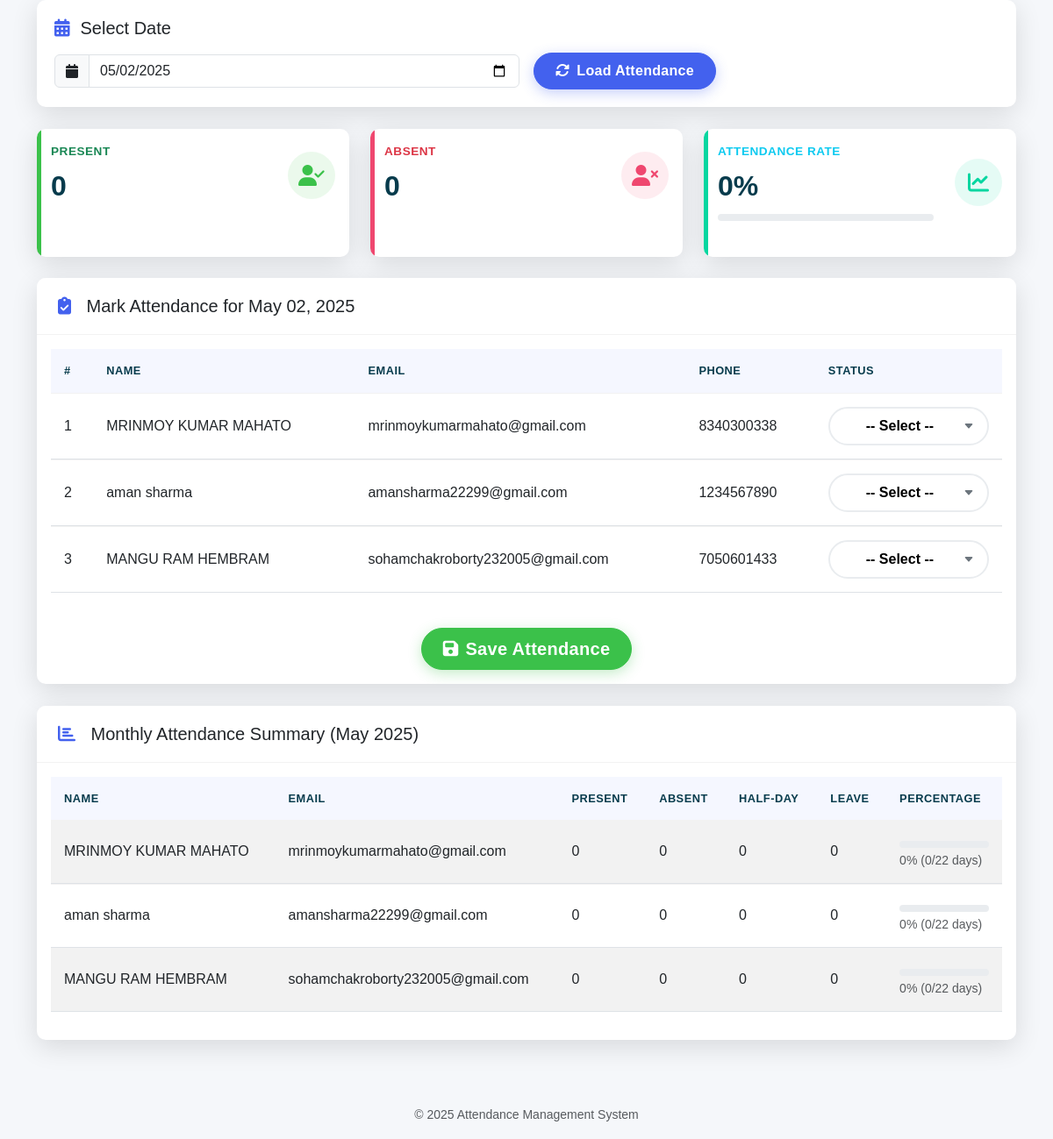
The app's page /php/attendence.php with its own data.
### tables this page shows
CREATE TABLE `members` (
  `id` int(11) NOT NULL,
  `firstname` varchar(50) NOT NULL,
  `lastname` varchar(50) DEFAULT NULL,
  `email` varchar(50) NOT NULL,
  `phoneNumber` varchar(15) NOT NULL,
  `aadharNo` varchar(20) NOT NULL,
  `vehicle` varchar(255) DEFAULT NULL
);

### php/attendence.php (the view, shortened to what this page needs)
<?php
$servername = "localhost";
$username = "root";
$password = "";
$dbname = "final";
$conn = new mysqli($servername, $username, $password, $dbname);
$date = isset($_POST['date']) ? $_POST['date'] : date("Y-m-d");
$month = date("m", strtotime($date));
$year = date("Y", strtotime($date));
$result = $conn->query("SELECT * FROM members");
$members = [];
while ($row = $result->fetch_assoc()) {
    $members[] = $row;
}
$current_attendance = [];
$days_in_month = cal_days_in_month(CAL_GREGORIAN, $month, $year);
?>
<!DOCTYPE html>
<html lang="en">
<head>
    <link rel="stylesheet" href="https://cdnjs.cloudflare.com/ajax/libs/bootstrap/5.3.0/css/bootstrap.min.css">
    <link rel="stylesheet" href="https://cdnjs.cloudflare.com/ajax/libs/font-awesome/6.4.0/css/all.min.css">
    <link rel="stylesheet" href="https://cdnjs.cloudflare.com/ajax/libs/datatables/1.10.21/css/dataTables.bootstrap5.min.css">
    <link rel="stylesheet" href="https://cdnjs.cloudflare.com/ajax/libs/limonte-sweetalert2/11.7.12/sweetalert2.min.css">
</head>
<body>
    <div class="container">
        <div class="row animate-in" style="animation-delay: 0.1s;">
            <div class="col-lg-12">
                <div class="date-selector">
                    <h5 class="mb-3"><i class="fas fa-calendar-alt header-icon"></i>Select Date</h5>
                    <form method="POST" id="dateForm" class="row g-3 align-items-center">
                        <div class="col-md-6">
                            <div class="input-group">
                                <span class="input-group-text"><i class="fas fa-calendar"></i></span>
                                <input type="date" class="form-control" name="date" id="attendance-date" value="<?php echo $date; ?>">
                            </div>
                        </div>
                        <div class="col-md-6">
                            <button type="submit" class="btn btn-primary">
                                <i class="fas fa-sync-alt me-2"></i>Load Attendance
                            </button>
                        </div>
                    </form>
                </div>
            </div>
        </div>
        <div class="row animate-in" style="animation-delay: 0.2s;">
            <?php
            $total_present = 0;
            $total_absent = 0;
            $total_records = 0;
            $attendance_percentage = $total_records > 0 ? round(($total_present / $total_records) * 100, 2) : 0;
            ?>
            <div class="col-xl-4 col-md-6 mb-4">
                <div class="card border-0 stats-card present h-100">
                    <div class="card-body">
                        <div class="row no-gutters align-items-center">
                            <div class="col mr-2">
                                <div class="stats-text text-success mb-1">Present</div>
                                <div class="stats-number"><?php echo $total_present; ?></div>
                            </div>
                            <div class="col-auto">
                                <i class="fas fa-user-check stats-icon"></i>
                            </div>
                        </div>
                    </div>
                </div>
            </div>
            <div class="col-xl-4 col-md-6 mb-4">
                <div class="card border-0 stats-card absent h-100">
                    <div class="card-body">
                        <div class="row no-gutters align-items-center">
                            <div class="col mr-2">
                                <div class="stats-text text-danger mb-1">Absent</div>
                                <div class="stats-number"><?php echo $total_absent; ?></div>
                            </div>
                            <div class="col-auto">
                                <i class="fas fa-user-times stats-icon"></i>
                            </div>
                        </div>
                    </div>
                </div>
            </div>
            <div class="col-xl-4 col-md-6 mb-4">
                <div class="card border-0 stats-card percentage h-100">
                    <div class="card-body">
                        <div class="row no-gutters align-items-center">
                            <div class="col mr-2">
                                <div class="stats-text text-info mb-1">Attendance Rate</div>
                                <div class="stats-number"><?php echo $attendance_percentage; ?>%</div>
                                <div class="progress">
                                </div>
                            </div>
                            <div class="col-auto">
                                <i class="fas fa-chart-line stats-icon"></i>
                            </div>
                        </div>
                    </div>
                </div>
            </div>
        </div>
        <div class="row animate-in" style="animation-delay: 0.3s;">
            <div class="col-lg-12">
                <div class="card">
                    <div class="card-header">
                        <h5 class="m-0 font-weight-bold">
                            <i class="fas fa-clipboard-check header-icon"></i>
                            Mark Attendance for <?php echo date("F d, Y", strtotime($date)); ?>
                        </h5>
                    </div>
                    <div class="card-body">
                        <form method="POST" action="save_attendance.php" id="attendanceForm">
                            <div class="table-responsive">
                                <table class="table table-hover" id="attendanceTable">
                                    <thead>
                                        <tr>
                                            <th>#</th>
                                            <th>Name</th>
                                            <th>Email</th>
                                            <th>Phone</th>
                                            <th>Status</th>
                                        </tr>
                                    </thead>
                                    <tbody>
                                        <?php foreach ($members as $index => $row): ?>
                                            <?php
                                                $status = isset($current_attendance[$row['email']]) ? $current_attendance[$row['email']] : '';
                                            ?>
                                            <tr>
                                                <td><?php echo $index + 1; ?></td>
                                                <td><?php echo $row['firstname'] . ' ' . $row['lastname']; ?></td>
                                                <td><?php echo $row['email']; ?></td>
                                                <td><?php echo $row['phoneNumber']; ?></td>
                                                <td>
                                                    <select name="attendance[<?php echo $row['email']; ?>]" class="select-status" data-email="<?php echo $row['email']; ?>">
                                                        <option value="" <?php echo ($status == '') ? 'selected' : ''; ?>>-- Select --</option>
                                                    </select>
                                                </td>
                                            </tr>
                                        <?php endforeach; ?>
                                    </tbody>
                                </table>
                            </div>
                            <div class="text-center mt-4">
                                <button type="submit" class="btn btn-success btn-lg" id="submitBtn">
                                    <i class="fas fa-save me-2"></i>Save Attendance
                                </button>
                            </div>
                        </form>
                    </div>
                </div>
            </div>
        </div>
        <div class="row animate-in" style="animation-delay: 0.4s;">
            <div class="col-lg-12">
                <div class="card">
                    <div class="card-header">
                        <h5 class="m-0 font-weight-bold">
                            <i class="fas fa-chart-bar header-icon"></i>
                            Monthly Attendance Summary (<?php echo date("F Y", strtotime($date)); ?>)
                        </h5>
                    </div>
                    <div class="card-body">
                        <div class="table-responsive">
                            <table class="table table-striped" id="summaryTable">
                                <thead>
                                    <tr>
                                        <th>Name</th>
                                        <th>Email</th>
                                        <th>Present</th>
                                        <th>Absent</th>
                                        <th>Half-Day</th>
                                        <th>Leave</th>
                                        <th>Percentage</th>
                                    </tr>
                                </thead>
                                <tbody>
                                    <?php
                                    foreach ($members as $row) {
                                        $email = $row['email'];
                                        $name = $row['firstname'] . ' ' . $row['lastname'];
                                        $present = 0;
                                        $absent = 0;
                                        $half_day = 0;
                                        $leave = 0;
                                        $total = 0;
                                        $working_days = 0;
                                        for ($day = 1; $day <= $days_in_month; $day++) {
                                            $check_date = sprintf("%04d-%02d-%02d", $year, $month, $day);
                                            $day_of_week = date("N", strtotime($check_date));
                                            if ($day_of_week < 6) {
                                                $working_days++;
                                            }
                                        }
                                        $percent = $total > 0 ? round(($present / $total) * 100, 2) : 0;
                                        $progress_color = $percent >= 75 ? "bg-success" : ($percent >= 50 ? "bg-warning" : "bg-danger");
                                        echo "<tr>
                                                <td>$name</td>
                                                <td>$email</td>
                                                <td>$present</td>
                                                <td>$absent</td>
                                                <td>$half_day</td>
                                                <td>$leave</td>
                                                <td>
                                                    <div class='progress' data-bs-toggle='tooltip' title='$percent%'>
                                                        <div class='progress-bar $progress_color' role='progressbar' style='width: $percent%'
                                                             aria-valuenow='$percent' aria-valuemin='0' aria-valuemax='100'></div>
                                                    </div>
                                                    <small class='text-muted mt-1 d-block'>$percent% ($total/$working_days days)</small>
                                                </td>
                                              </tr>";
                                    }
                                    ?>
                                </tbody>
                            </table>
                        </div>
                    </div>
                </div>
            </div>
        </div>
        <footer class="mt-5 mb-3 text-center text-muted">
            <small>&copy; <?php echo date('Y'); ?> Attendance Management System</small>
        </footer>
    </div>
</body>
</html>

### php/attendence.php (style rules this page uses)
:root { --primary-color: #4361ee; --secondary-color: #3bc14a; --danger-color: #ef476f; --warning-color: #ffd166; --info-color: #06d6a0; --dark-color: #073b4c; --light-color: #f8f9fa; --muted-color: #6c757d; --border-radius: 10px; --box-shadow: 0 8px 30px rgba(0, 0, 0, 0.12); --transition: all 0.3s ease; }
body { font-family: 'Nunito', sans-serif; background-color: #f5f7fa; overflow-x: hidden; }
.card { border: none; border-radius: var(--border-radius); box-shadow: var(--box-shadow); margin-bottom: 25px; overflow: hidden; transition: var(--transition); }
.card-header { background-color: white; border-bottom: 1px solid rgba(0, 0, 0, 0.05); padding: 1.25rem 1.5rem; display: flex; align-items: center; justify-content: space-between; }
.header-icon { margin-right: 0.75rem; color: var(--primary-color); }
.btn { border-radius: 50px; padding: 0.5rem 1.5rem; font-weight: 600; letter-spacing: 0.3px; transition: var(--transition); }
.btn-primary { background-color: var(--primary-color); border-color: var(--primary-color); box-shadow: 0 4px 15px rgba(67, 97, 238, 0.3); }
.btn-success { background-color: var(--secondary-color); border-color: var(--secondary-color); box-shadow: 0 4px 15px rgba(59, 193, 74, 0.3); }
.table { border-collapse: separate; border-spacing: 0; }
.table thead th { background-color: rgba(67, 97, 238, 0.05); color: var(--dark-color); font-weight: 700; text-transform: uppercase; font-size: 0.8rem; letter-spacing: 0.5px; padding: 15px; border: none; }
.table tbody tr { transition: var(--transition); }
.table td { padding: 15px; vertical-align: middle; border-top: 1px solid rgba(0, 0, 0, 0.05); }
.select-status { border: 2px solid #e9ecef; border-radius: 50px; padding: 8px 20px; width: 100%; font-weight: 600; transition: var(--transition); text-align: center; background: white; -webkit-appearance: none; background-repeat: no-repeat; background-position: calc(100% - 15px) center; background-size: 12px; padding-right: 40px; }
.progress { height: 8px; border-radius: 50px; margin-top: 8px; background-color: #e9ecef; overflow: hidden; }
.stats-card { border-radius: var(--border-radius); position: relative; overflow: hidden; transition: var(--transition); }
.stats-card:before { content: ''; position: absolute; top: 0; left: 0; width: 5px; height: 100%; transition: var(--transition); }
.stats-card.present:before { background-color: var(--secondary-color); }
.stats-card.absent:before { background-color: var(--danger-color); }
.stats-card.percentage:before { background-color: var(--info-color); }
.stats-icon { width: 54px; height: 54px; display: flex; align-items: center; justify-content: center; border-radius: 50%; font-size: 1.5rem; margin-left: auto; }
.stats-card.present .stats-icon { background-color: rgba(59, 193, 74, 0.1); color: var(--secondary-color); }
.stats-card.absent .stats-icon { background-color: rgba(239, 71, 111, 0.1); color: var(--danger-color); }
.stats-card.percentage .stats-icon { background-color: rgba(6, 214, 160, 0.1); color: var(--info-color); }
.stats-text { font-size: 0.85rem; font-weight: 700; text-transform: uppercase; color: var(--muted-color); letter-spacing: 0.5px; }
.stats-number { font-size: 2rem; font-weight: 700; color: var(--dark-color); margin-top: 5px; margin-bottom: 0; }
.date-selector { background-color: white; border-radius: var(--border-radius); padding: 20px; box-shadow: var(--box-shadow); margin-bottom: 25px; }

### records on screen
members: firstname "MRINMOY KUMAR", lastname "MAHATO", email "mrinmoykumarmahato@gmail.com", phoneNumber "8340300338", email "-- Select --", name "MRINMOY KUMAR MAHATO", present "0", absent "0", half_day "0", leave "0", percent "0", total "0", working_days "22"
members: firstname "aman", lastname "sharma", email "amansharma22299@gmail.com", phoneNumber "1234567890", email "-- Select --", name "aman sharma", present "0", absent "0", half_day "0", leave "0", percent "0", total "0", working_days "22"
members: firstname "MANGU RAM", lastname "HEMBRAM", email "sohamchakroborty232005@gmail.com", phoneNumber "7050601433", email "-- Select --", name "MANGU RAM HEMBRAM", present "0", absent "0", half_day "0", leave "0", percent "0", total "0", working_days "22"

### other values on screen
$total_present "0"
$total_absent "0"
$attendance_percentage "0"
date("F d, Y", strtotime($date)) "May 02, 2025"
date("F Y", strtotime($date)) "May 2025"
